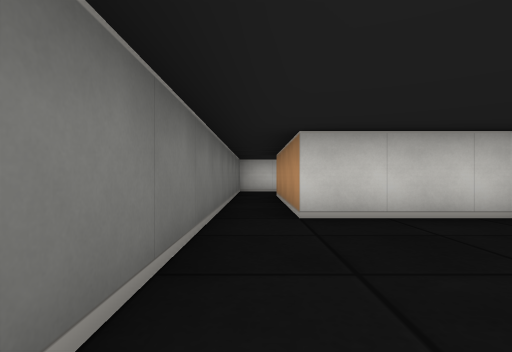
View 1 (above)

12 first-person views from a walk through a cub3D ray-caster map. The camera is about half as high as the walls, looks level and sees 80° across. The floor is counted in squares. Each view is taken from the middle of a square. On the plan, view 1 faces up. The plan holds only what a view shows up to about 9 squares ahead; the rest is blank.

View 2
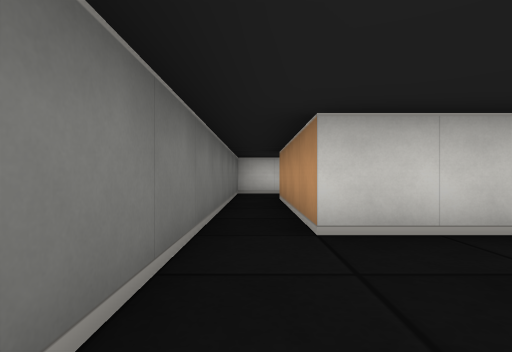

View 3
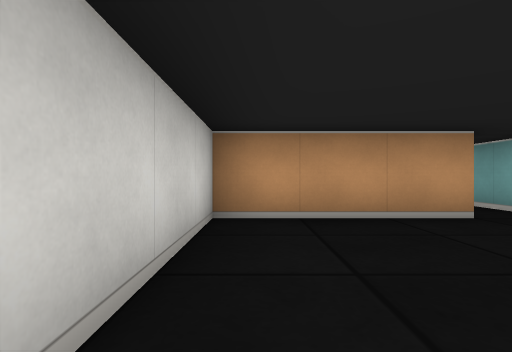

View 4
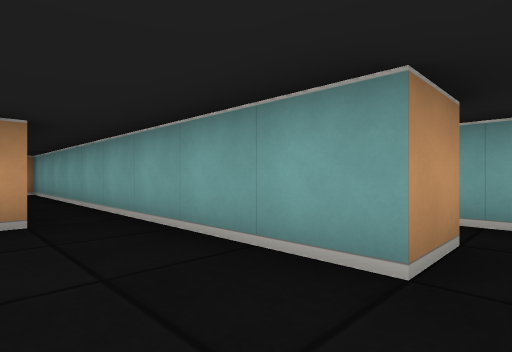

View 5
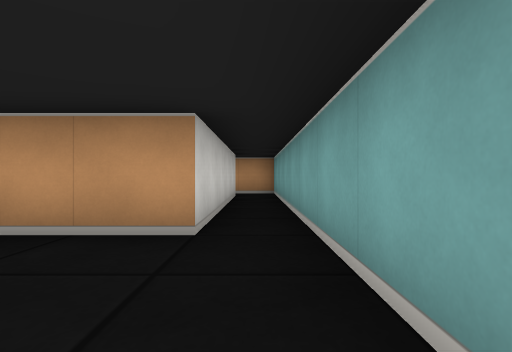

View 6
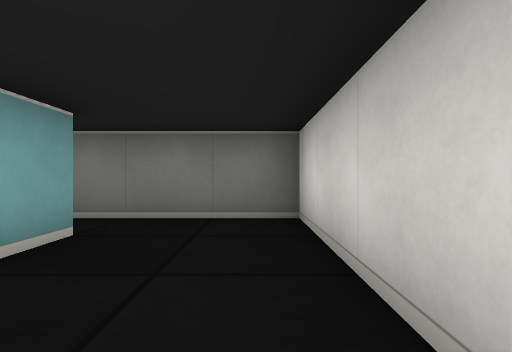

View 7
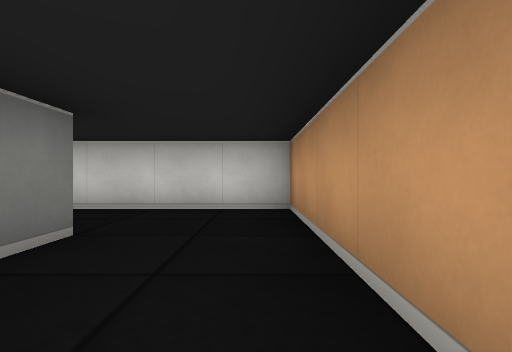

View 8
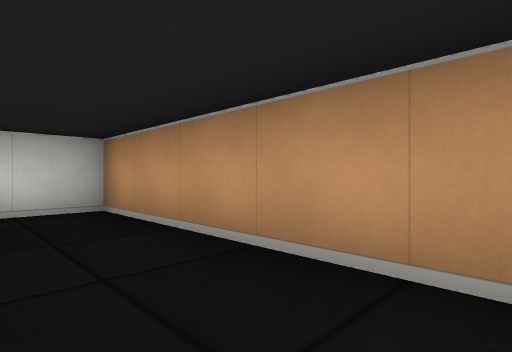

View 9
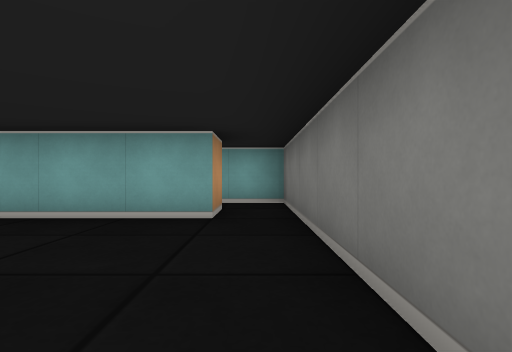

View 10
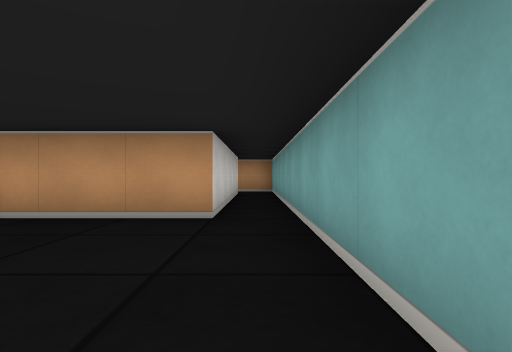

View 11
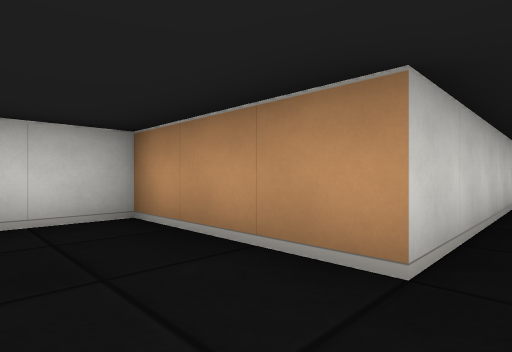

View 12
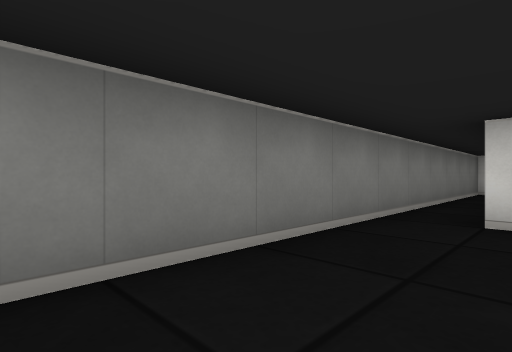

### Floor plan
Points are (right, up) in squares from view 1. A wall is a line through its corners. A room is listed if a view was taken in it or the views show most of it. See-through windows are left out.
Room 1 (views 1, 2, 3, 4, 5, 9, 10, 11, 12)
walls: (0.5, -0.5) (9.5, -0.5) (9.5, 0.6); (1.5, 9.5) (-0.5, 9.5) (-0.5, -0.5); (8.4, 0.5) (3.5, 0.5) (3.5, 3.5) (0.5, 3.5) (0.5, 7.5) (1.2, 7.5)
ways out: opening at (1, 8.5) to room 2; opening at (0, -1)
Room 2 (views 6, 7, 8)
walls: (1.5, 7.5) (1.5, 6.8); (3.5, 5.1) (3.5, 9.5) (1.5, 9.5)
ways out: opening at (1, 8.5) to room 1

Where each view was taken, in squares from view 1:
view 1: 0 up, 0 right, facing up
view 2: 1 up, 0 right, facing up
view 3: 3 up, 0 right, facing right
view 4: 1 up, 0 right, facing down-right
view 5: 0 up, 1 right, facing right
view 6: 9 up, 3 right, facing left
view 7: 5 up, 3 right, facing up
view 8: 5 up, 2 right, facing up-right
view 9: 3 up, 0 right, facing down
view 10: 0 up, 0 right, facing right
view 11: 0 up, 2 right, facing up-right
view 12: 0 up, 1 right, facing up-left
